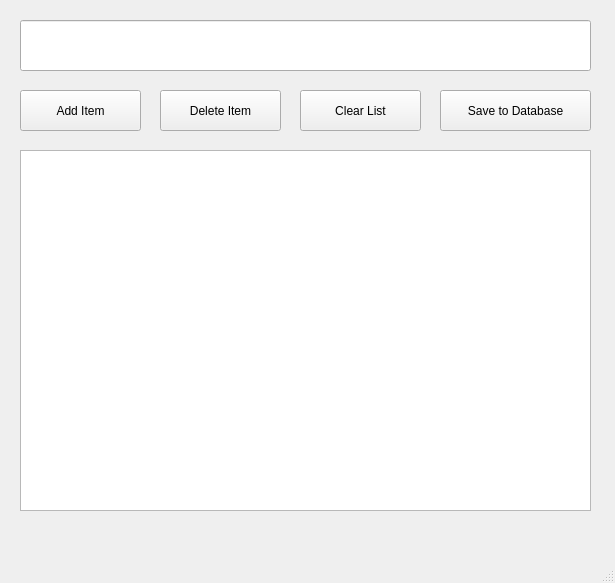
<?xml version="1.0" encoding="UTF-8"?>
<ui version="4.0">
 <class>MainWindow</class>
 <widget class="QMainWindow" name="MainWindow">
  <property name="geometry">
   <rect>
    <x>0</x>
    <y>0</y>
    <width>615</width>
    <height>583</height>
   </rect>
  </property>
  <property name="windowTitle">
   <string>To do List</string>
  </property>
  <widget class="QWidget" name="centralwidget">
   <widget class="QLineEdit" name="addItem_lineEdit">
    <property name="geometry">
     <rect>
      <x>20</x>
      <y>20</y>
      <width>571</width>
      <height>51</height>
     </rect>
    </property>
   </widget>
   <widget class="QPushButton" name="addButton">
    <property name="geometry">
     <rect>
      <x>20</x>
      <y>90</y>
      <width>121</width>
      <height>41</height>
     </rect>
    </property>
    <property name="text">
     <string>Add Item</string>
    </property>
   </widget>
   <widget class="QPushButton" name="deleteButton">
    <property name="geometry">
     <rect>
      <x>160</x>
      <y>90</y>
      <width>121</width>
      <height>41</height>
     </rect>
    </property>
    <property name="text">
     <string>Delete Item</string>
    </property>
   </widget>
   <widget class="QPushButton" name="clearButton">
    <property name="geometry">
     <rect>
      <x>300</x>
      <y>90</y>
      <width>121</width>
      <height>41</height>
     </rect>
    </property>
    <property name="text">
     <string>Clear List</string>
    </property>
   </widget>
   <widget class="QListWidget" name="myList_listWidget">
    <property name="geometry">
     <rect>
      <x>20</x>
      <y>150</y>
      <width>571</width>
      <height>361</height>
     </rect>
    </property>
   </widget>
   <widget class="QPushButton" name="savetoDatabase">
    <property name="geometry">
     <rect>
      <x>440</x>
      <y>90</y>
      <width>151</width>
      <height>41</height>
     </rect>
    </property>
    <property name="text">
     <string>Save to Database</string>
    </property>
   </widget>
  </widget>
  <widget class="QMenuBar" name="menubar">
   <property name="geometry">
    <rect>
     <x>0</x>
     <y>0</y>
     <width>615</width>
     <height>26</height>
    </rect>
   </property>
  </widget>
  <widget class="QStatusBar" name="statusbar"/>
 </widget>
 <resources/>
 <connections/>
</ui>
